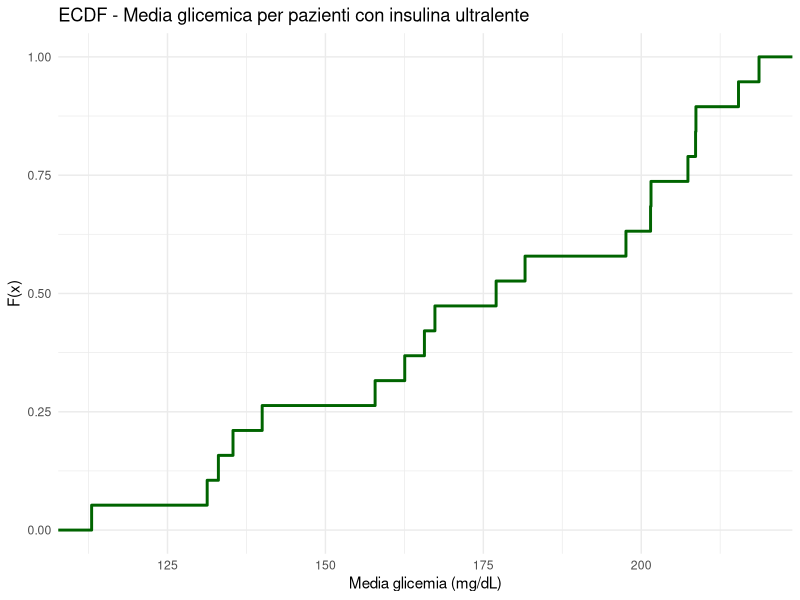

Write the R code that produced this figure.
# === LIBRERIE ===
library(dplyr)
library(lubridate)
library(readr)
library(ggplot2)

# === 1. CARICAMENTO DATI ===
data <- read_csv("./dataset/diabetes_clean_data3.csv", show_col_types = FALSE)
data$DateTime <- ymd_hms(data$DateTime)
data$UsesUltraLente <- as.logical(data$UsesUltraLente)

# === 2. FILTRA PAZIENTI CHE USANO ULTRALENTE + GLICEMIE (Code 48–64) ===
glicemie_ultralente <- data %>%
  filter(UsesUltraLente == TRUE, Code >= 48 & Code <= 64)

# === 3. CALCOLA LA MEDIA GLICEMICA PER PAZIENTE ===
medie_ultralente <- glicemie_ultralente %>%
  group_by(PatientID) %>%
  summarise(MediaGlicemia = mean(Value, na.rm = TRUE)) %>%
  ungroup()

  print(medie_ultralente, n = Inf)  

# === 4. CREA E SALVA GRAFICO ECDF ===
pdf("./grafici_plot/ecdf_glicemia_pazienti_ultralente.pdf", width = 7, height = 5)

ggplot(medie_ultralente, aes(x = MediaGlicemia)) +
  stat_ecdf(geom = "step", color = "darkgreen", size = 1) +
  labs(
    title = "ECDF - Media glicemica per pazienti con insulina ultralente",
    x = "Media glicemia (mg/dL)",
    y = "F(x)"
  ) +
  theme_minimal()

dev.off()
